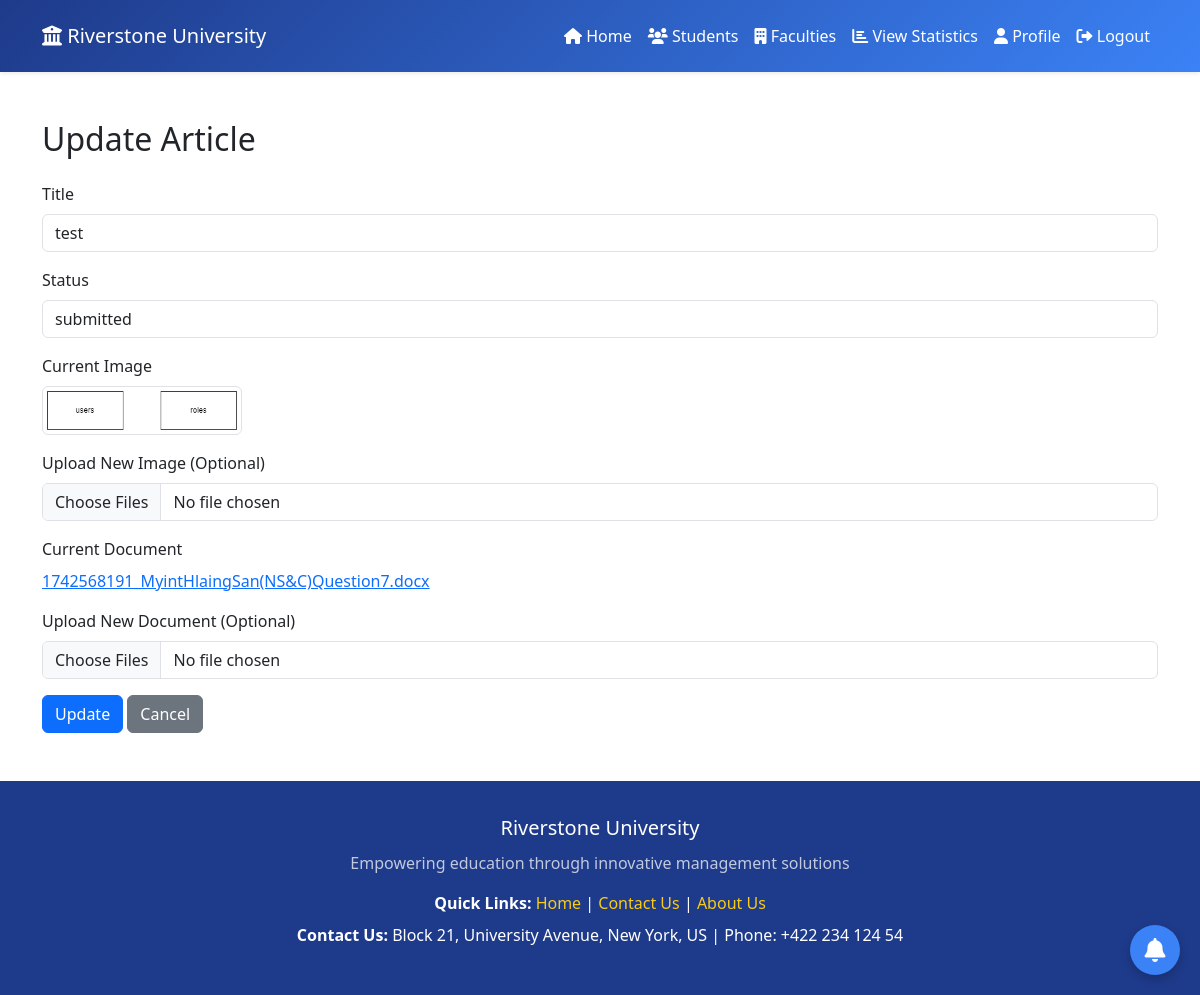
The page /src/Coordinator/design/update_article.php?id=3 (signed in) on the database as committed earlier.
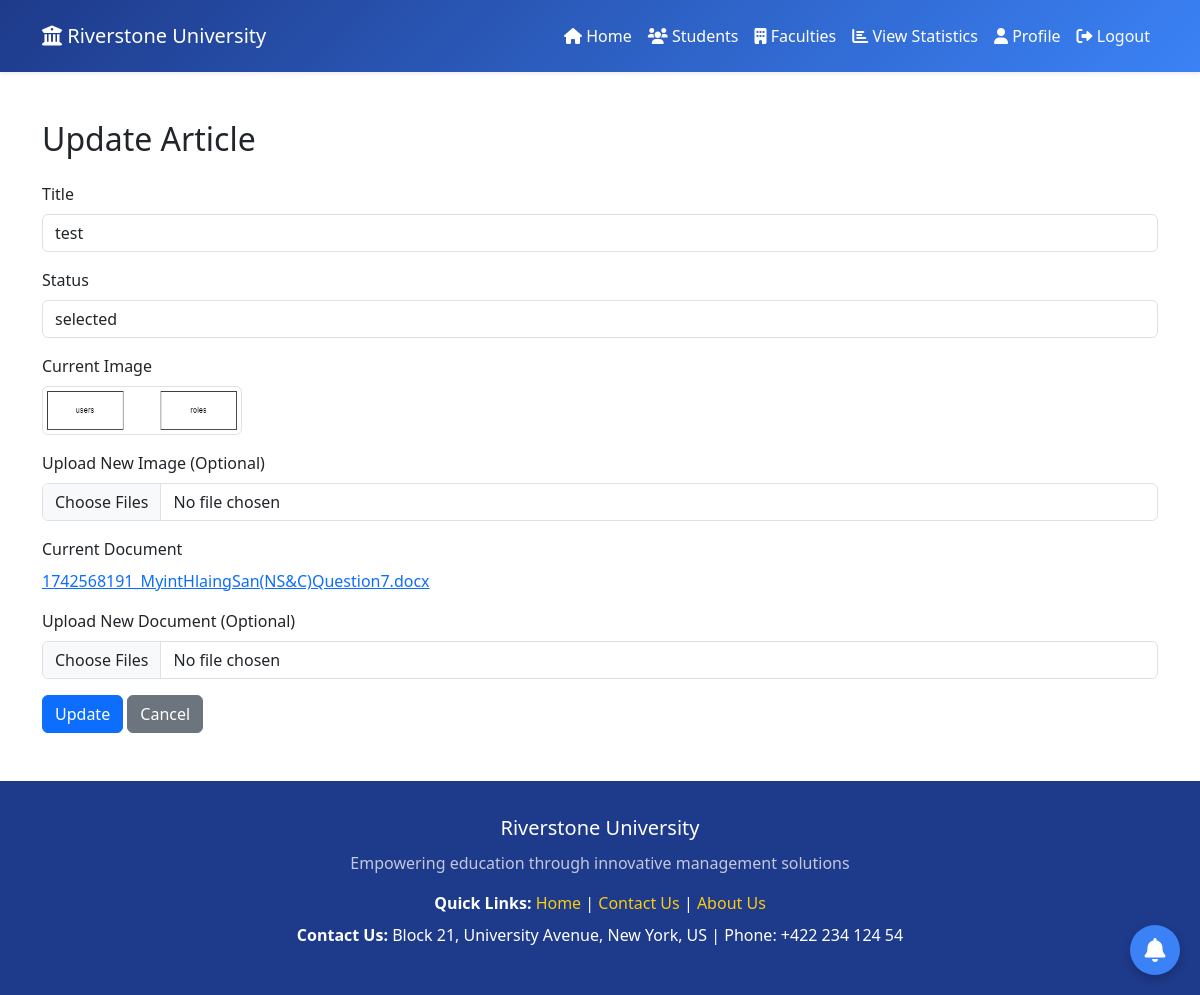
The same page on the database as committed later.
### tables this page shows
CREATE TABLE `articles` (
  `article_id` int(11) NOT NULL,
  `user_id` int(11) NOT NULL,
  `title` varchar(255) NOT NULL,
  `status` varchar(30) DEFAULT NULL,
  `created_at` timestamp NOT NULL DEFAULT current_timestamp(),
  `updated_at` timestamp NOT NULL DEFAULT current_timestamp() ON UPDATE current_timestamp()
);

CREATE TABLE `img_attachment` (
  `img_attachment_id` int(11) NOT NULL,
  `article_id` int(11) NOT NULL,
  `imagefile` varchar(255) NOT NULL,
  `created_at` timestamp NOT NULL DEFAULT current_timestamp(),
  `updated_at` timestamp NOT NULL DEFAULT current_timestamp() ON UPDATE current_timestamp()
);

CREATE TABLE `doc_attachment` (
  `doc_attachment_id` int(11) NOT NULL,
  `article_id` int(11) NOT NULL,
  `docfile` varchar(255) NOT NULL,
  `created_at` timestamp NOT NULL DEFAULT current_timestamp(),
  `updated_at` timestamp NOT NULL DEFAULT current_timestamp() ON UPDATE current_timestamp()
);

### _classes/Libs/Database/MySQL.php (called while the page is built, shortened)
<?php
class MySQL{
    private $dbhost;
    private $dbuser;
    private $dbpass;
    private $dbname;
    public function __construct(
        $dbhost="localhost",
        $dbuser="root",
        $dbpass="",
        $dbname="ewsd")
    {
        $this->dbhost=$dbhost;
        $this->dbuser=$dbuser;
        $this->dbpass=$dbpass;
        $this->dbname=$dbname;
    }
    public function connect(){
        try{
            $this->db=new PDO("mysql:dbhost=$this->dbhost;
            dbname=$this->dbname",
            $this->dbuser,
            $this->dbpass,
            [
                PDO::ATTR_ERRMODE => PDO::ERRMODE_EXCEPTION,
                PDO::ATTR_DEFAULT_FETCH_MODE => PDO::FETCH_OBJ,
            ]
            );
            return $this->db;
        }catch(PDOException $e){
            echo $e->getMessage();
            exit();
        }
    }
}

### _classes/Libs/Database/ArticleTable.php (called while the page is built, shortened)
<?php
class ArticleTable
{
    private $db;
    public function __construct(MySQL $mysql)
    {
        $this->db = $mysql->connect();
    }
    public function articlebyfacultydetail($article_id)
    {
        try {
            $statement = $this->db->prepare(
                "SELECT a.article_id,a.title,a.status,a.created_at,d.docfile,i.imagefile,u.name,f.faculty_name
                FROM articles a
                LEFT JOIN doc_attachment d ON a.article_id = d.article_id
                LEFT JOIN img_attachment i ON a.article_id = i.article_id
                LEFT JOIN users u ON a.user_id = u.id
                LEFT JOIN faculties f on u.faculty_id = f.id
                WHERE a.article_id = :article_id"
            );
            $statement->execute(['article_id' => $article_id]);
            return $statement->fetch(PDO::FETCH_ASSOC);
        } catch (PDOException $e) {
            echo "Error:" . $e->getMessage();
            exit();
        }
    }
}

### src/Coordinator/design/update_article.php (the view, shortened to what this page needs)
<?php
$table = new ArticleTable(new MySQL);
$article_id = $_GET['id'];
$article = $table->articlebyfacultydetail($article_id);
?>
<!DOCTYPE html>
<html lang="en">
<head>
    <link href="https://cdn.jsdelivr.net/npm/bootstrap@5.3.0/dist/css/bootstrap.min.css" rel="stylesheet">
    <link rel="stylesheet" href="https://cdnjs.cloudflare.com/ajax/libs/font-awesome/6.0.0/css/all.min.css">
</head>
<body>
    <?php include "headermc.php"; ?>
    <div class="container mt-5">
        <h2 class="mb-4">Update Article</h2>
        <form action="../../Students/code/update_article.php" method="POST" enctype="multipart/form-data">
            <div class="mb-3">
                <label class="form-label">Title</label>
                <input type="text" class="form-control" name="title" value="<?= $article['title'] ?>" required>
            </div>
            <div class="mb-3">
                <label class="form-label">Status</label>
                <input type="text" class="form-control" name="status" value="<?= $article['status'] ?>" required>
            </div>
            <div class="mb-3">
                <label class="form-label">Current Image</label><br>
                <img src="../../../uploads/images/<?= $article['imagefile'] ?>" alt="Article Image" class="img-thumbnail" width="200">
            </div>
            <div class="mb-3">
                <label class="form-label">Upload New Image (Optional)</label>
                <input type="file" class="form-control" id="formFileMultiple"
                    name="imagefile[]"
                    accept="image/*"
                    multiple required>
            </div>
            <div class="mb-3">
                <label class="form-label">Current Document</label><br>
                <a href="../../../uploads/documents/<?= $article['docfile'] ?>" target="_blank">
                    <?= $article['docfile'] ?>
                </a>
            </div>
            <div class="mb-3">
                <label class="form-label">Upload New Document (Optional)</label>
                <input type="file" class="form-control" id="formFileMultiple"
                    name="docfile[]"
                    accept=".doc,.docx,.pdf,.txt"
                    multiple required aria-describedby="filehelp">
            </div>
            <button type="submit" class="btn btn-primary">Update</button>
            <a href="viewarticlebyfaculty1.php" class="btn btn-secondary">Cancel</a>
        </form>
    </div>
    <button class="btn-notification" data-bs-toggle="modal" data-bs-target="#notificationModal">
        <i class="fas fa-bell"></i>
    </button>
    <?php include "notifications.php"; ?>
    <?php include "footer.php"; ?>
</body>
</html>

Rows that differ between the two databases and show on the page:
changed articles "test": status "submitted" → "selected"
